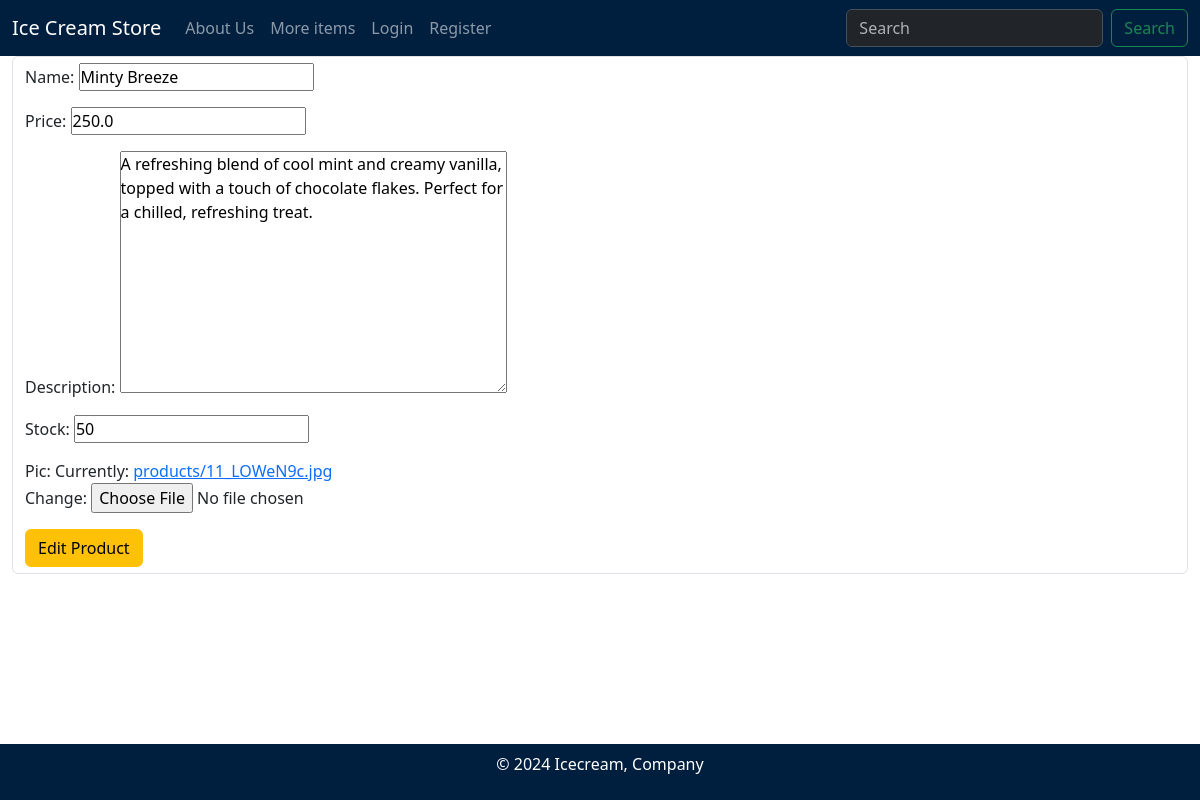
Page /editProd/1 on the committed database.
### myapp/models.py (models this page shows, shortened)
class Product(models.Model):
    name = models.CharField(max_length=100)
    price = models.FloatField()
    description = models.TextField()
    stock = models.PositiveIntegerField()
    created_at = models.DateTimeField(auto_now_add=True)
    pic = models.ImageField(upload_to="products/", null=True)

### myapp/views.py (the view)
# urls.py: path('editProd/<int:pk>', views.EditProduct.as_view(), name = "editProd"),
class EditProduct(UpdateView):
    model = Product
    template_name = "EditProduct.html"
    fields = [
        'name',
        'price',
        'description',
        'stock',
        'pic'
    ]
    success_url = reverse_lazy('products')

### myapp/templates/EditProduct.html (shortened to what this page needs)
{% extends 'base.html' %}
{% load static %}
{% block content %}
    <div class="container-fluid">
        <form method="post" enctype="multipart/form-data" class="form-control">
            {{ form.as_p }}
            <button type="submit" class="btn btn-warning">Edit Product</button>
        </form>
    </div>
{% endblock %}

### static/css/style.css (style rules this page uses)
* { padding: 0; margin: 0; box-sizing: border-box; }
html, body { width: 100%; margin: auto; height: 100%; }
body { overflow-x: hidden; }

### rows in the picture
Product: name "Minty Breeze", price "250.0", description "A refreshing blend of cool mint and creamy vanilla, topped with a touch of chocolate flakes. Perfect for a chilled, refreshing treat.", stock "50"
